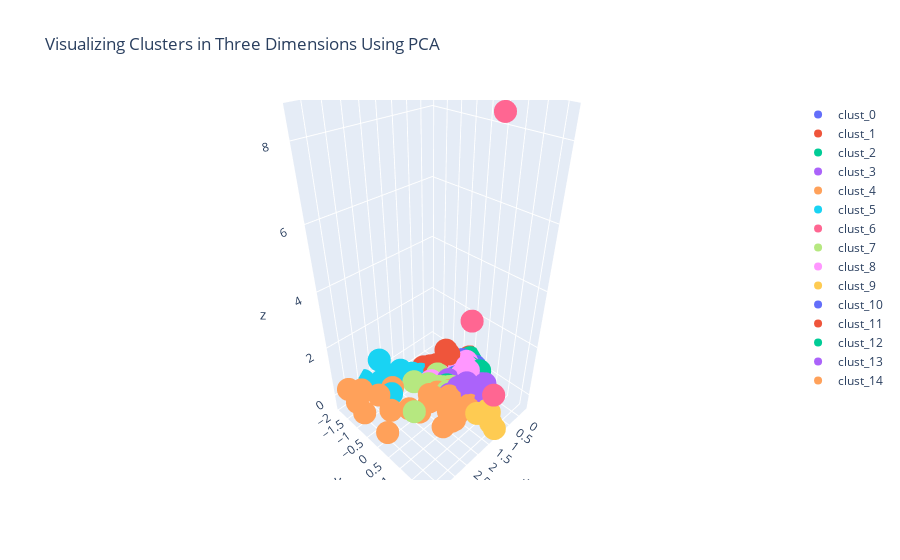

Notebook source saved alongside this figure:
### Code cell
""" INITIAL user representation """
# Plotting 3D PCA
data = []
for i in range(n_clusters):
    cluster = cluster_list[i]
    data.append(go.Scatter3d(
                    x = cluster[1]["PC1_2d"],
                    y = cluster[1]["PC2_2d"],
                    z = cluster[1]["PC3_3d"],
                    mode = "markers",
                    name = cluster[0],
                    text = None))

title = "Visualizing Clusters in Three Dimensions Using PCA"

layout = dict(title = title,
              xaxis= dict(title= 'PC1',ticklen= 5,zeroline= False),
              yaxis= dict(title= 'PC2',ticklen= 5,zeroline= False)
             )

fig = dict(data = data, layout = layout)

iplot(fig)
